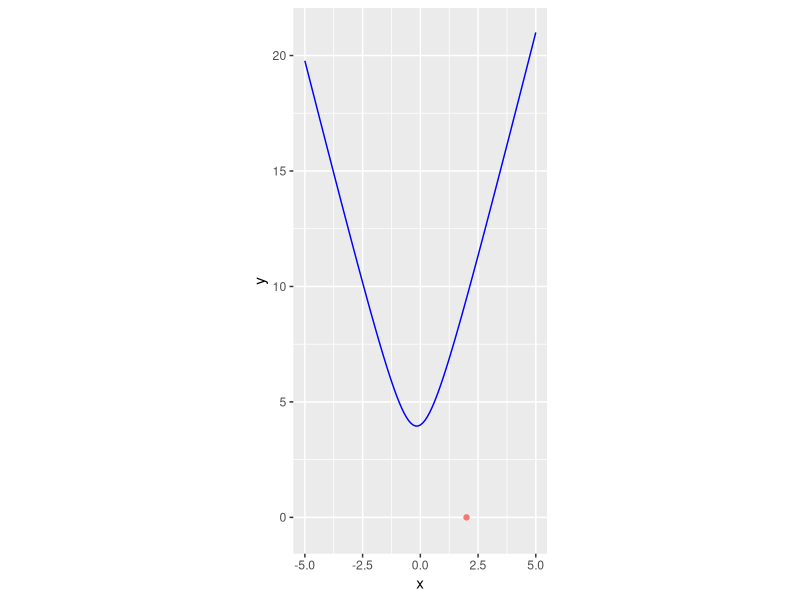
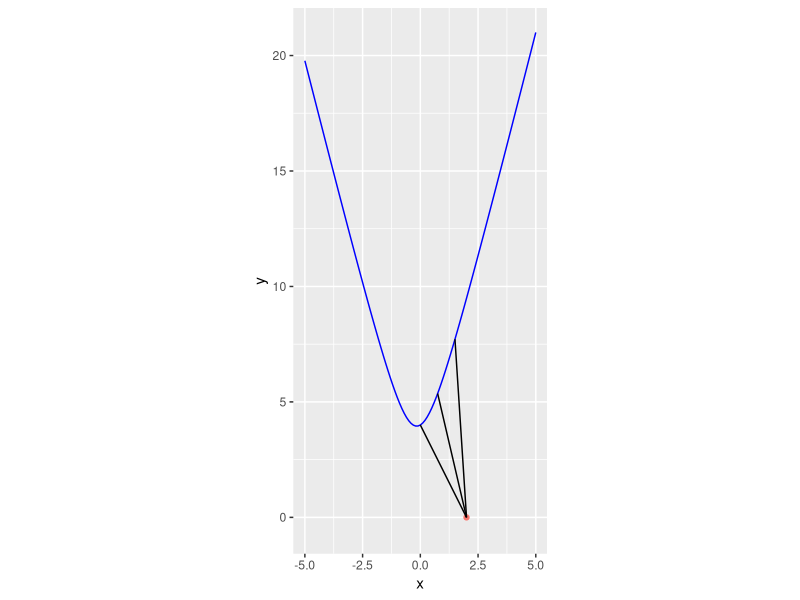
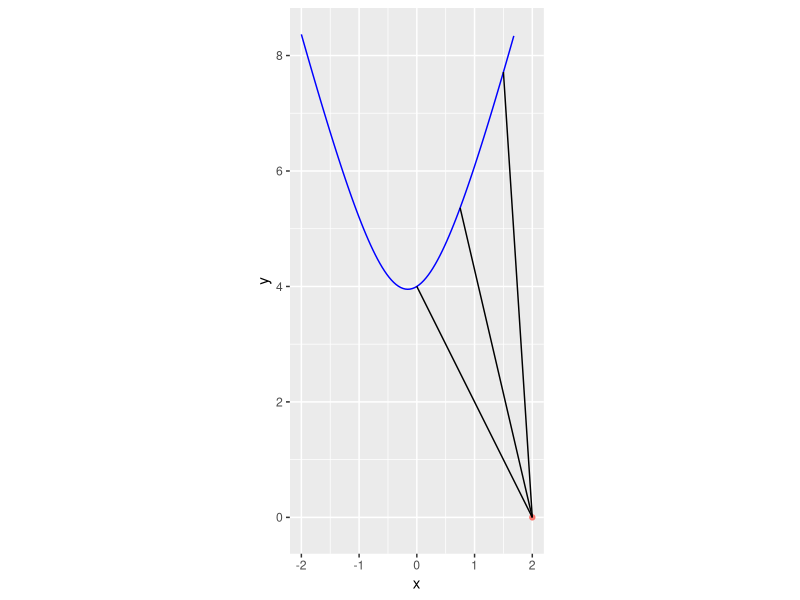
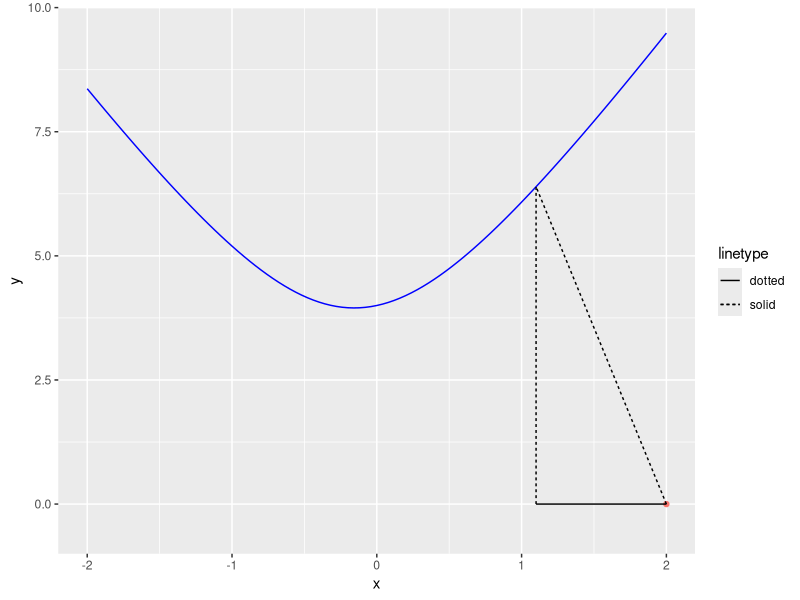
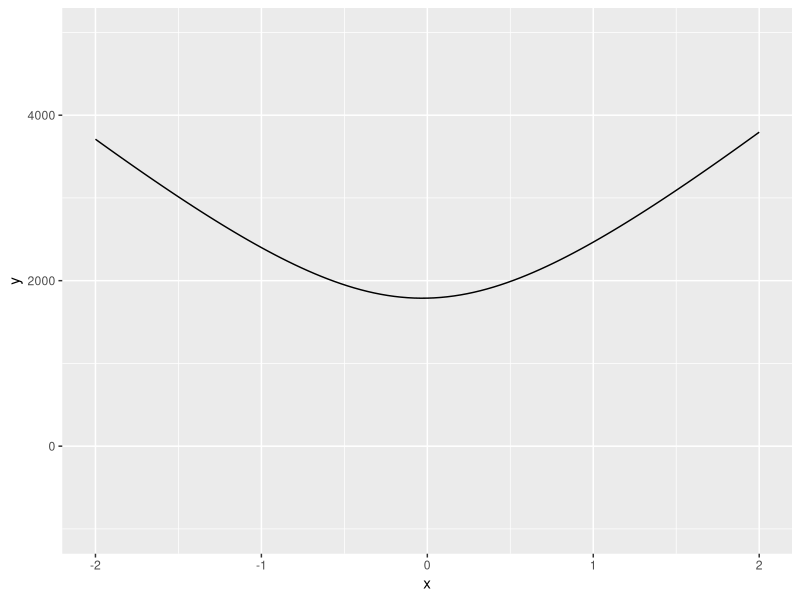

Here is the R script that generated these plots, in order:
## ---- chunk 1
library(ggplot2)
house <- data.frame(x=c(2), y=c(0))
p <- ggplot(data=house, mapping=aes(x=x, y=y), color="red") + geom_point(aes(col="red")) + xlim(-5, 5) + ylim(-0.5, 21) + guides(color=F) + coord_fixed()
pipeline <- function(x) sqrt(16*x^2 + 5*x + 16)
p + stat_function(fun=pipeline, color="blue")

## ---- chunk 2
library(ggplot2)
house <- data.frame(x=c(2), y=c(0))
p <- ggplot(data=house, mapping=aes(x=x, y=y), color="red") + geom_point(aes(col="red")) + xlim(-5, 5) + ylim(-0.5, 21) + guides(color=F) + coord_fixed()
pipeline <- function(x) sqrt(16*x^2 + 5*x + 16)
to_pipe <- function(xpt) return(geom_segment(aes(x=2, y=0, xend=xpt, yend=pipeline(xpt))))

p + stat_function(fun=pipeline, color="blue") +
  geom_segment(aes(x=2, y=0, xend=1.5, yend=pipeline(1.5))) +
  geom_segment(aes(x=2, y=0, xend=0.75, yend=pipeline(0.75))) +
  geom_segment(aes(x=2, y=0, xend=0, yend=pipeline(0)))
## ---- chunk 3
library(ggplot2)
house <- data.frame(x=c(2), y=c(0))
p <- ggplot(data=house, mapping=aes(x=x, y=y), color="red") + geom_point(aes(col="red")) + xlim(-2, 2) + ylim(-0.2, 42/5) + guides(color=F) + coord_fixed()
pipeline <- function(x) sqrt(16*x^2 + 5*x + 16)
to_pipe <- function(xpt) return(geom_segment(aes(x=2, y=0, xend=xpt, yend=pipeline(xpt))))

p + stat_function(fun=pipeline, color="blue") +
  geom_segment(aes(x=2, y=0, xend=1.5, yend=pipeline(1.5))) +
  geom_segment(aes(x=2, y=0, xend=0.75, yend=pipeline(0.75))) +
  geom_segment(aes(x=2, y=0, xend=0, yend=pipeline(0)))
## ---- chunk 4
library(ggplot2)
house <- data.frame(x=c(2), y=c(0))
pipeline <- function(x) sqrt(16*x^2 + 5*x + 16)
to_pipe <- function(xpt) return(geom_segment(aes(x=2, y=0, xend=xpt, yend=pipeline(xpt))))
p <- ggplot(data=house, mapping=aes(x=x, y=y), color="red") + geom_point(aes(col="red")) +
  xlim(-2, 2) + ylim(-0.5, 9.5) + guides(color=F)
x1 <- 1.1
p + stat_function(fun=pipeline, color="blue") +
  geom_segment(mapping=aes(x=2, y=0, xend=x1, yend=pipeline(x1), linetype="solid")) +
  geom_segment(mapping=aes(x=x1, y=0, xend=2, yend=0, linetype="dotted")) +
  geom_segment(mapping=aes(x=x1, y=0, xend=x1, yend=pipeline(x1), linetype="solid"))
## ---- chunk 5
library(ggplot2)
cost <- function(x) 400 * sqrt(17*x^2 + x + 20)
house <- data.frame(x=c(2), y=c(0))

ggplot(data=house, mapping=aes(x=x, y=y), color="red") + xlim(-2, 2) + ylim(-1000, 5000) + stat_function(fun=cost, color="black")
